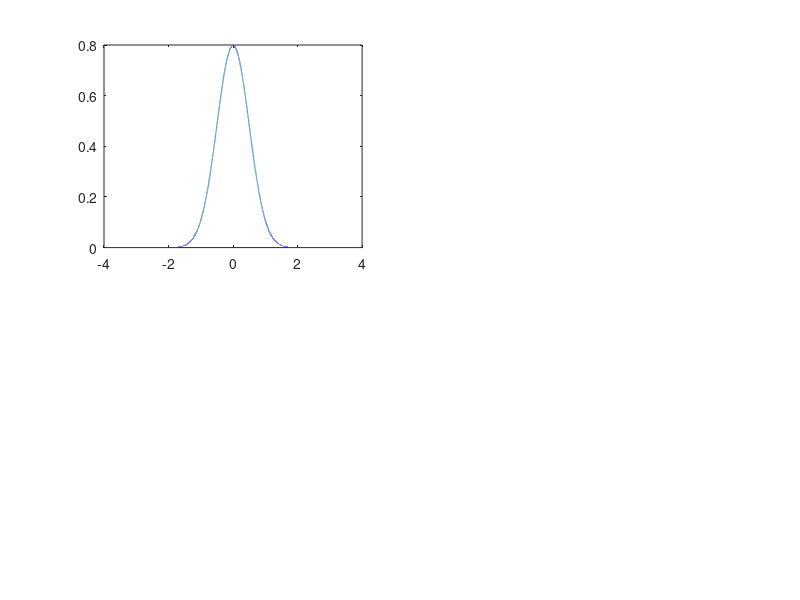

Write the MATLAB code that produced this figure. (Note: this script raises an error after producing the figure.)
D=4;
N=2^16;
dt=2*D/N;
t=-D:dt:D-dt;
sigma=2.^[-1,-3,-5,-7];
nu0=5;

for k=1:4
    %gaussienne
    g=1/((sigma(k)).*sqrt(2*pi)).*exp((-t.^2)/(2*(sigma(k)).^2));
    figure(1);subplot(2,2,k);
    plot(t,g);
    %TF de la gaussienne
    [tf_g,nu]=TransFourier(g,t);
    figure(2); subplot(2,2,k);
    plot(nu,real(tf_g));
    axis([-100,100,0,1]);
end

figure(3);
s=(exp(-pi*t.^2)).*cos(2*pi*nu0.*t);
subplot(1,2,1);
plot(t,s);
axis([-4,4,-1,1])
[tf_s,nu]=TransFourier(s,t);
subplot(1,2,2);
plot(nu,real(tf_s));
axis([-10,10,0,0.6]);

for k=1:4
    g=1/((sigma(k)).*sqrt(2*pi)).*exp((-t.^2)/(2*(sigma(k)).^2));
    s=(exp(-pi*t.^2)).*cos(2*pi*nu0.*t);
    u=(conv(s,g,'same'));
    u=u./max(u);
    figure(4);subplot(4,1,k);
    plot(t,s,'k',t,u,'m');
    axis([-4,4,-1,1])
end

